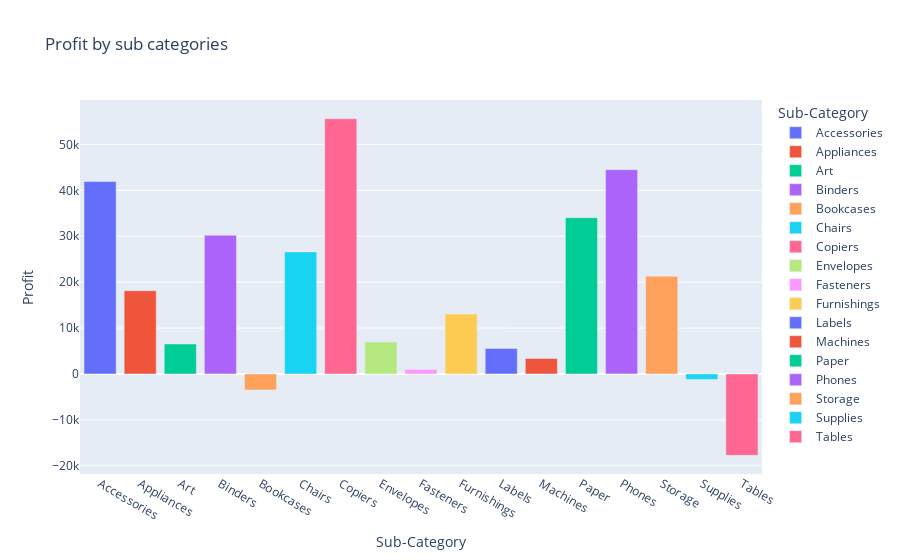

Write notebook code for a chart like this one.
### Code cell
fig = px.bar(profit_by_sub_category, x ='Sub-Category',y='Profit',color='Sub-Category',title='Profit by sub categories')
fig.show()

### Figure 1 — Plotly figure (JSON) as saved in the notebook; plotly's stock layout.template omitted (floating-point values rounded to 4 significant figures)
{"data": [{"alignmentgroup": "True", "hovertemplate": "Sub-Category=%{x}<br>Profit=%{y}<extra></extra>", "legendgroup": "Accessories", "marker": {"color": "#636efa", "pattern": {"shape": ""}}, "name": "Accessories", "offsetgroup": "Accessories", "orientation": "v", "showlegend": true, "textposition": "auto", "type": "bar", "x": ["Accessories"], "xaxis": "x", "y": [41940.0], "yaxis": "y"}, {"alignmentgroup": "True", "hovertemplate": "Sub-Category=%{x}<br>Profit=%{y}<extra></extra>", "legendgroup": "Appliances", "marker": {"color": "#EF553B", "pattern": {"shape": ""}}, "name": "Appliances", "offsetgroup": "Appliances", "orientation": "v", "showlegend": true, "textposition": "auto", "type": "bar", "x": ["Appliances"], "xaxis": "x", "y": [18140.0], "yaxis": "y"}, {"alignmentgroup": "True", "hovertemplate": "Sub-Category=%{x}<br>Profit=%{y}<extra></extra>", "legendgroup": "Art", "marker": {"color": "#00cc96", "pattern": {"shape": ""}}, "name": "Art", "offsetgroup": "Art", "orientation": "v", "showlegend": true, "textposition": "auto", "type": "bar", "x": ["Art"], "xaxis": "x", "y": [6528.0], "yaxis": "y"}, {"alignmentgroup": "True", "hovertemplate": "Sub-Category=%{x}<br>Profit=%{y}<extra></extra>", "legendgroup": "Binders", "marker": {"color": "#ab63fa", "pattern": {"shape": ""}}, "name": "Binders", "offsetgroup": "Binders", "orientation": "v", "showlegend": true, "textposition": "auto", "type": "bar", "x": ["Binders"], "xaxis": "x", "y": [30220.0], "yaxis": "y"}, {"alignmentgroup": "True", "hovertemplate": "Sub-Category=%{x}<br>Profit=%{y}<extra></extra>", "legendgroup": "Bookcases", "marker": {"color": "#FFA15A", "pattern": {"shape": ""}}, "name": "Bookcases", "offsetgroup": "Bookcases", "orientation": "v", "showlegend": true, "textposition": "auto", "type": "bar", "x": ["Bookcases"], "xaxis": "x", "y": [-3473.0], "yaxis": "y"}, {"alignmentgroup": "True", "hovertemplate": "Sub-Category=%{x}<br>Profit=%{y}<extra></extra>", "legendgroup": "Chairs", "marker": {"color": "#19d3f3", "pattern": {"shape": ""}}, "name": "Chairs", "offsetgroup": "Chairs", "orientation": "v", "showlegend": true, "textposition": "auto", "type": "bar", "x": ["Chairs"], "xaxis": "x", "y": [26590.0], "yaxis": "y"}, {"alignmentgroup": "True", "hovertemplate": "Sub-Category=%{x}<br>Profit=%{y}<extra></extra>", "legendgroup": "Copiers", "marker": {"color": "#FF6692", "pattern": {"shape": ""}}, "name": "Copiers", "offsetgroup": "Copiers", "orientation": "v", "showlegend": true, "textposition": "auto", "type": "bar", "x": ["Copiers"], "xaxis": "x", "y": [55620.0], "yaxis": "y"}, {"alignmentgroup": "True", "hovertemplate": "Sub-Category=%{x}<br>Profit=%{y}<extra></extra>", "legendgroup": "Envelopes", "marker": {"color": "#B6E880", "pattern": {"shape": ""}}, "name": "Envelopes", "offsetgroup": "Envelopes", "orientation": "v", "showlegend": true, "textposition": "auto", "type": "bar", "x": ["Envelopes"], "xaxis": "x", "y": [6964.0], "yaxis": "y"}, {"alignmentgroup": "True", "hovertemplate": "Sub-Category=%{x}<br>Profit=%{y}<extra></extra>", "legendgroup": "Fasteners", "marker": {"color": "#FF97FF", "pattern": {"shape": ""}}, "name": "Fasteners", "offsetgroup": "Fasteners", "orientation": "v", "showlegend": true, "textposition": "auto", "type": "bar", "x": ["Fasteners"], "xaxis": "x", "y": [949.5], "yaxis": "y"}, {"alignmentgroup": "True", "hovertemplate": "Sub-Category=%{x}<br>Profit=%{y}<extra></extra>", "legendgroup": "Furnishings", "marker": {"color": "#FECB52", "pattern": {"shape": ""}}, "name": "Furnishings", "offsetgroup": "Furnishings", "orientation": "v", "showlegend": true, "textposition": "auto", "type": "bar", "x": ["Furnishings"], "xaxis": "x", "y": [13060.0], "yaxis": "y"}, {"alignmentgroup": "True", "hovertemplate": "Sub-Category=%{x}<br>Profit=%{y}<extra></extra>", "legendgroup": "Labels", "marker": {"color": "#636efa", "pattern": {"shape": ""}}, "name": "Labels", "offsetgroup": "Labels", "orientation": "v", "showlegend": true, "textposition": "auto", "type": "bar", "x": ["Labels"], "xaxis": "x", "y": [5546.0], "yaxis": "y"}, {"alignmentgroup": "True", "hovertemplate": "Sub-Category=%{x}<br>Profit=%{y}<extra></extra>", "legendgroup": "Machines", "marker": {"color": "#EF553B", "pattern": {"shape": ""}}, "name": "Machines", "offsetgroup": "Machines", "orientation": "v", "showlegend": true, "textposition": "auto", "type": "bar", "x": ["Machines"], "xaxis": "x", "y": [3385.0], "yaxis": "y"}, {"alignmentgroup": "True", "hovertemplate": "Sub-Category=%{x}<br>Profit=%{y}<extra></extra>", "legendgroup": "Paper", "marker": {"color": "#00cc96", "pattern": {"shape": ""}}, "name": "Paper", "offsetgroup": "Paper", "orientation": "v", "showlegend": true, "textposition": "auto", "type": "bar", "x": ["Paper"], "xaxis": "x", "y": [34050.0], "yaxis": "y"}, {"alignmentgroup": "True", "hovertemplate": "Sub-Category=%{x}<br>Profit=%{y}<extra></extra>", "legendgroup": "Phones", "marker": {"color": "#ab63fa", "pattern": {"shape": ""}}, "name": "Phones", "offsetgroup": "Phones", "orientation": "v", "showlegend": true, "textposition": "auto", "type": "bar", "x": ["Phones"], "xaxis": "x", "y": [44520.0], "yaxis": "y"}, {"alignmentgroup": "True", "hovertemplate": "Sub-Category=%{x}<br>Profit=%{y}<extra></extra>", "legendgroup": "Storage", "marker": {"color": "#FFA15A", "pattern": {"shape": ""}}, "name": "Storage", "offsetgroup": "Storage", "orientation": "v", "showlegend": true, "textposition": "auto", "type": "bar", "x": ["Storage"], "xaxis": "x", "y": [21280.0], "yaxis": "y"}, {"alignmentgroup": "True", "hovertemplate": "Sub-Category=%{x}<br>Profit=%{y}<extra></extra>", "legendgroup": "Supplies", "marker": {"color": "#19d3f3", "pattern": {"shape": ""}}, "name": "Supplies", "offsetgroup": "Supplies", "orientation": "v", "showlegend": true, "textposition": "auto", "type": "bar", "x": ["Supplies"], "xaxis": "x", "y": [-1189.0], "yaxis": "y"}, {"alignmentgroup": "True", "hovertemplate": "Sub-Category=%{x}<br>Profit=%{y}<extra></extra>", "legendgroup": "Tables", "marker": {"color": "#FF6692", "pattern": {"shape": ""}}, "name": "Tables", "offsetgroup": "Tables", "orientation": "v", "showlegend": true, "textposition": "auto", "type": "bar", "x": ["Tables"], "xaxis": "x", "y": [-17730.0], "yaxis": "y"}], "layout": {"barmode": "relative", "legend": {"title": {"text": "Sub-Category"}, "tracegroupgap": 0}, "title": {"text": "Profit by sub categories"}, "xaxis": {"anchor": "y", "categoryarray": ["Accessories", "Appliances", "Art", "Binders", "Bookcases", "Chairs", "Copiers", "Envelopes", "Fasteners", "Furnishings", "Labels", "Machines", "Paper", "Phones", "Storage", "Supplies", "Tables"], "categoryorder": "array", "domain": [0, 1], "title": {"text": "Sub-Category"}}, "yaxis": {"anchor": "x", "domain": [0, 1], "title": {"text": "Profit"}}}}
